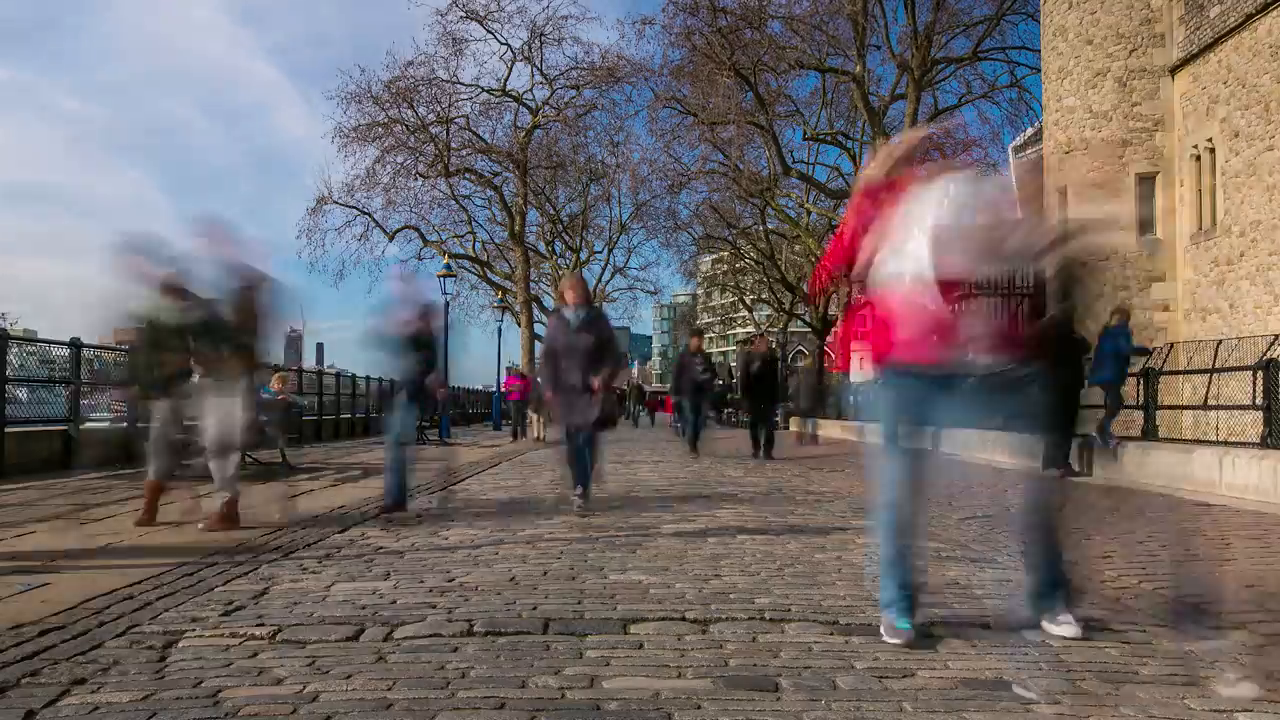
#> input picture frame 19 of Object_Detection_using_opencv/People_Walking.mp4, 1280 x 720 px
$ jupyter execute 04_Pedestrians_Detection.ipynb   (shell and % lines are left out)
#> lines starting #> are read from the running program, lines starting #| are printed output that depends on the picture
### Import Libraries

[cell 1]
import cv2
import numpy as np
import matplotlib.pyplot as plt

### Create Classifier

[cell 2]
body_classifier = cv2.CascadeClassifier('Haarcascades/haarcascade_fullbody.xml')

### Capture Video

[cell 3]
cap_vid = cv2.VideoCapture('Video/People_Walking.mp4')

### It's a Kind of Magic

[cell 4]
# While Loop

while cap_vid.isOpened():


    # Read the capture
    ret, frame = cap_vid.read()
#> frame is the input picture: shape (720, 1280, 3); mean B, G, R 104.6, 105, 113.3

    # Pass the Frame to the Classifier
    bodies = body_classifier.detectMultiScale(frame,1.2,3)
#> bodies = [[720, 319, 78, 157]]

    # if Statement
    if ret == True:

        # Bound Boxes to Identified Bodies
        for (x,y,w,h) in bodies:
            cv2.rectangle(frame,
                         (x,y),
                         (x+w,y+h),
                         (25,124,245),
                         5)
            cv2.imshow('Pedestrians', frame)
#> this loop made 1 pass
#> pass 1, `cv2.imshow('Pedestrians', frame)`:
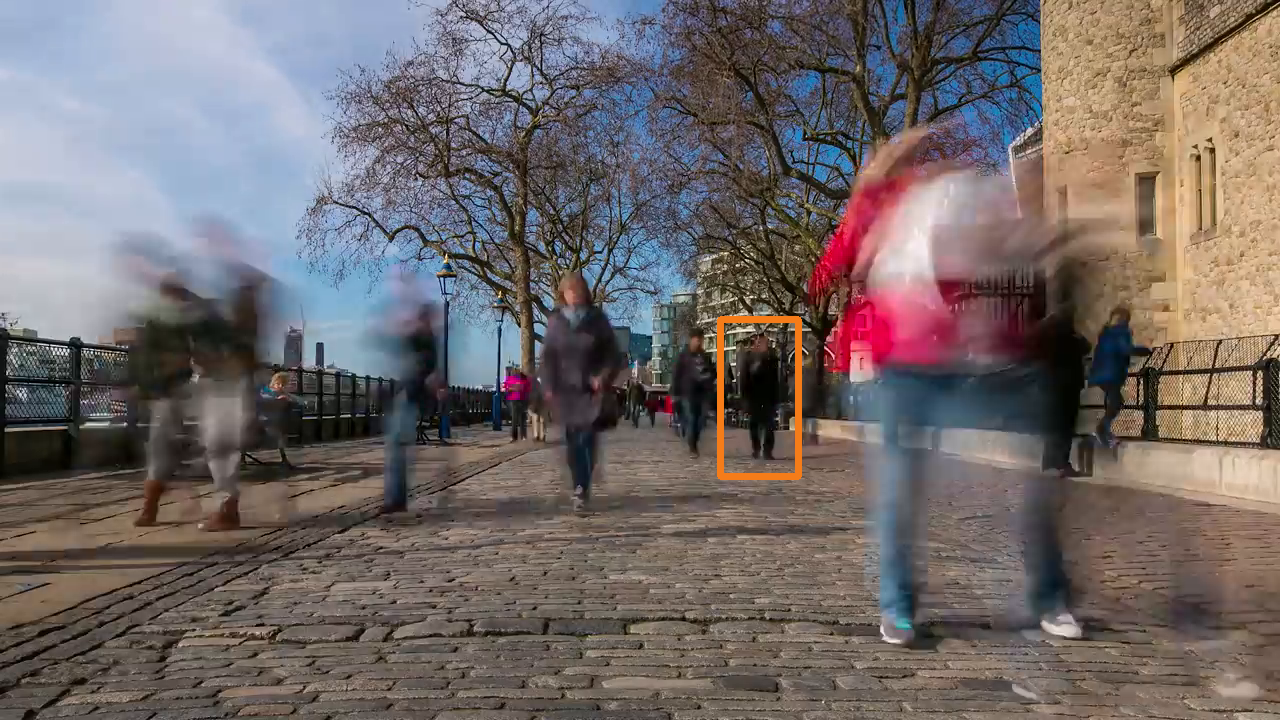
#> window 'Pedestrians': shape (720, 1280, 3); mean B, G, R 104.5, 105.2, 113.8

        # Exit with Esc button
        if cv2.waitKey(1) == 2:
#> (key Esc is pressed here)
            break

    # else Statement
    else:
        break

# Release the Capture & Destroy All Windows
cap_vid.release()
cv2.destroyAllWindows()


$ run again, starting later in the video
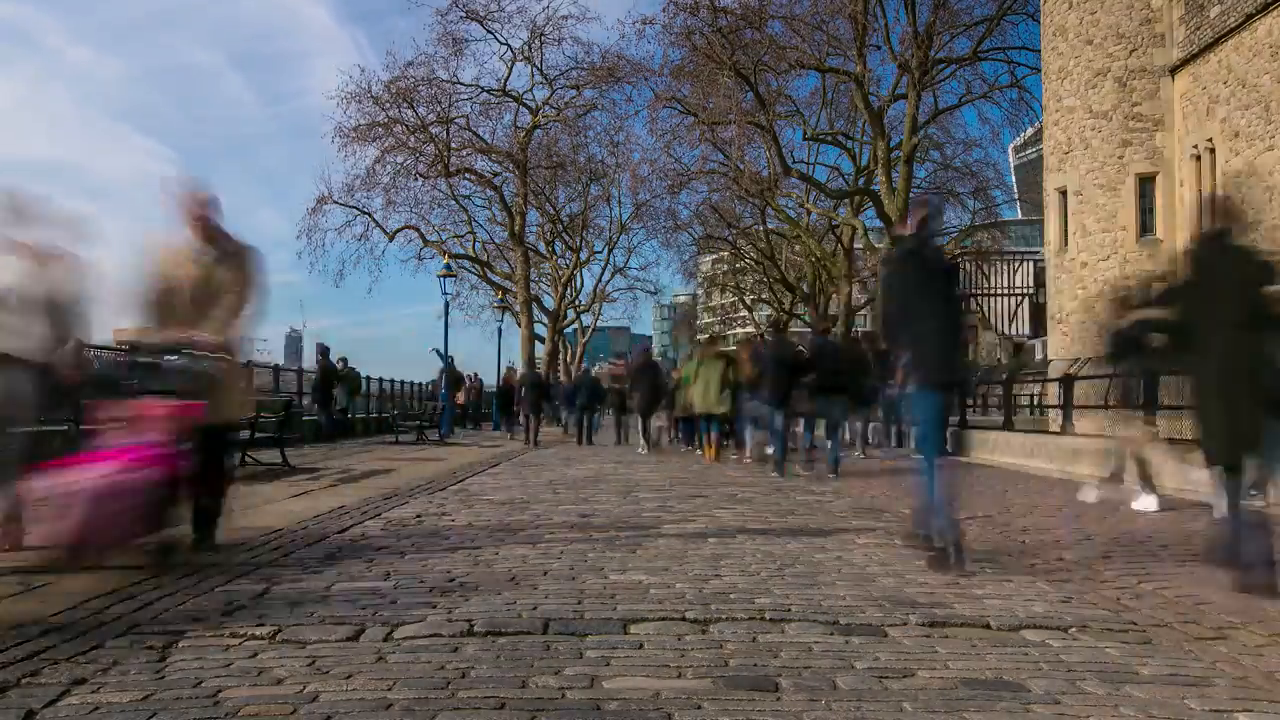
#> input picture frame 87 of Object_Detection_using_opencv/People_Walking.mp4, 1280 x 720 px
#> frame is the input picture: shape (720, 1280, 3); mean B, G, R 94.6, 95, 99.6
#> bodies = [[600, 375, 40, 81]]
#> the loop `for (x,y,w,h) in bodies:` made 1 pass
#> pass 1, `cv2.imshow('Pedestrians', frame)`:
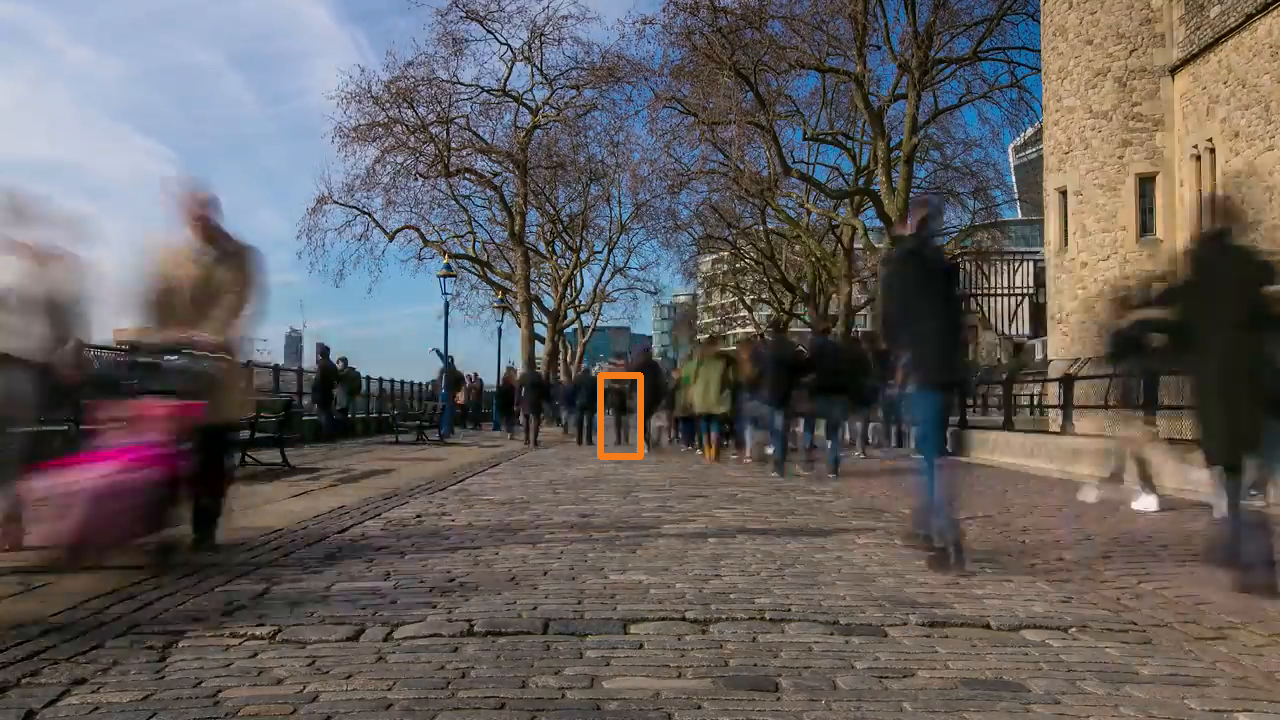
#> window 'Pedestrians': shape (720, 1280, 3); mean B, G, R 94.5, 95.1, 99.9
